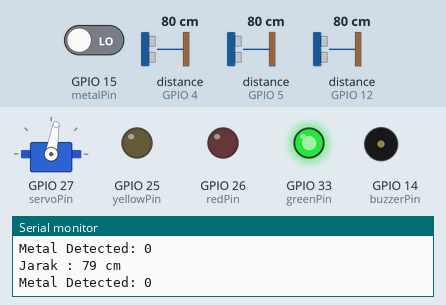
The sketch below on a simulated ESP32. Parts: servo, output pins drawn as LEDs (lit = HIGH), buzzer (waves = sounding, pin HIGH), the last lines printed to the serial monitor. Wiring (inferred from the names in the program): ultrasonic range finder: trigger GPIO 13; echo GPIO 12. The inputs (shaded band) are chosen by the test bench; at power-on: distance to the obstacle (sensors on GPIO 12, GPIO 4, GPIO 5) 80 cm, GPIO 15 (metalPin) LOW. The echo pulse lasts 58.3 µs per cm; WiFi joins after 1.5 s; servers stay silent unless stated; pins used as bus, display or sensor lines are not drawn.

Above: at 3.0 s.
3.1 s: distance to the obstacle (sensor on GPIO 12) set to 16 cm
4.6 s: distance to the obstacle (sensor on GPIO 12) set to 13 cm
At 5.5 s:
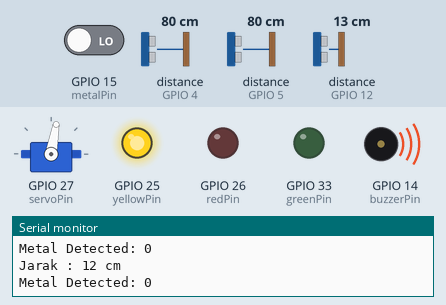
7.8 s: GPIO 15 (metalPin) driven HIGH
At 9.0 s:
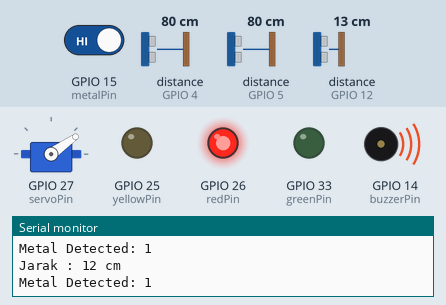
9.5 s: GPIO 15 (metalPin) driven LOW
At 10.9 s:
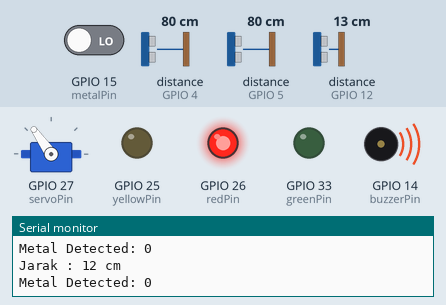
11.2 s: distance to the obstacle (sensor on GPIO 12) set to 18 cm
At 12.5 s:
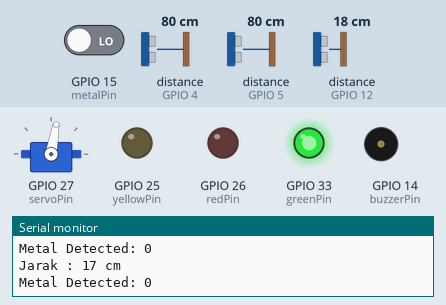
Timing chart, 0 to 14.0 s (numbered marks = the images above; inputs shaded):
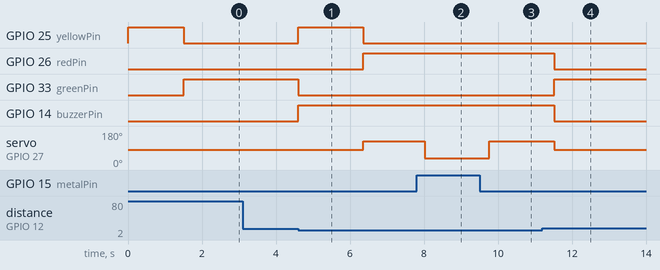

Measured:
- the behaviour switches between 15 and 14 cm on distance to the obstacle (sensor on GPIO 12) (found by bisection; images 0 and 1)
- after the input at 4.6 s, GPIO 25 (yellowPin): LOW → HIGH at once, → LOW 1.7 s later; GPIO 26 (redPin): LOW → HIGH after 1.8 s; GPIO 33 (greenPin): HIGH → LOW at once; GPIO 14 (buzzerPin): LOW → HIGH at once; servo on GPIO 27 (servoPin): 80° → 125° after 1.8 s
- after the input at 7.8 s, servo on GPIO 27 (servoPin): 125° → 35° after 0.22 s
- after the input at 9.5 s, servo on GPIO 27 (servoPin): 35° → 125° after 0.27 s
- after the input at 11.2 s, GPIO 26 (redPin), GPIO 14 (buzzerPin): HIGH → LOW after 0.32 s; GPIO 33 (greenPin): LOW → HIGH after 0.32 s; servo on GPIO 27 (servoPin): 125° → 80° after 0.32 s

The sketch:

smart-trash-metal.ino
```cpp
#include <WiFi.h>
#include <WiFiClientSecure.h>
#include <UniversalTelegramBot.h>
#include <ESP32Servo.h>

// ====== WIFI & TELEGRAM CONFIGURATION ======
const char* ssid = "Bengkel_Rumahan";
const char* password = "simulasitrash12_";
const char* botToken = "8135508779:AAHES8ZAkWbhMbSlkjamZkHoVnM9T7bXbk4";
// ====== KONFIGURASI ID GRUP TELEGRAM ======
const String chatIDGrup = "-4892930217";


WiFiClientSecure secured_client;
UniversalTelegramBot bot(botToken, secured_client);
bool wifiTersambung = false;

// ====== PIN CONFIGURATION ======
const int trigPin = 13;
const int echoPin = 12;
const int buzzerPin = 14;
const int servoPin = 27;
const int redPin = 26;
const int yellowPin = 25;
const int greenPin = 33;
const int metalPin = 15;

const int trigMetalPin = 17;    // Trigger Metal
const int echoMetalPin = 5;     // Echo Metal
const int trigNonMetalPin = 2;  // Trigger Non-Metal
const int echoNonMetalPin = 4;  // Echo Non-Metal

const int servoDefaultWrite = 80;
long duration;
int distance;
int metalDetected = 0;

Servo servo;

unsigned long detectedAt = 0;
bool isWaitingConfirmation = false;

int totalMetal = 0;
int totalNonMetal = 0;
const int JARAK_MIN = 19.5;
const int JARAK_MAX = 3.5;  // cm maksimum jarak tong (penuh)

unsigned long waktuCekPesan = 0;
const unsigned long intervalCekPesan = 7500;

bool sedangBuangSampah = false;
unsigned long waktuBuangMulai = 0;


// ====== SETUP ======
void setup() {
  Serial.begin(115200);

  pinMode(trigPin, OUTPUT);
  pinMode(echoPin, INPUT);
  pinMode(trigMetalPin, OUTPUT);
  pinMode(echoMetalPin, INPUT);
  pinMode(trigNonMetalPin, OUTPUT);
  pinMode(echoNonMetalPin, INPUT);

  pinMode(buzzerPin, OUTPUT);
  pinMode(redPin, OUTPUT);
  pinMode(yellowPin, OUTPUT);
  pinMode(greenPin, OUTPUT);
  pinMode(metalPin, INPUT);

  servo.attach(servoPin);
  servo.write(servoDefaultWrite);

  digitalWrite(buzzerPin, LOW);
  digitalWrite(redPin, LOW);
  digitalWrite(yellowPin, HIGH);  // Kuning dulu saat booting
  digitalWrite(greenPin, LOW);

  WiFi.begin(ssid, password);
  Serial.print("Menghubungkan ke WiFi");

  while (WiFi.status() != WL_CONNECTED) {
    delay(500);
    Serial.print(".");
  }

  if (WiFi.status() == WL_CONNECTED) {
    Serial.println("\nWiFi Tersambung!");
    secured_client.setInsecure();
    wifiTersambung = true;
    digitalWrite(yellowPin, LOW);
    digitalWrite(greenPin, HIGH);  // Hijau saat sudah konek
    bot.sendMessage("Ahnaf", "🤖 Sistem Aktif dan Terhubung!", "");
  }
}

// ====== FUNCTIONS ======
float bacaJarak(int trig, int echo) {
  digitalWrite(trig, LOW);
  delayMicroseconds(2);
  digitalWrite(trig, HIGH);
  delayMicroseconds(10);
  digitalWrite(trig, LOW);

  long durasi = pulseIn(echo, HIGH, 30000);
  return durasi * 0.034 / 2;
}

String buatBar(float jarak) {
  int persen = constrain(map(jarak, JARAK_MIN, JARAK_MAX, 0, 100), 0, 100);
  int blok = persen / 10;
  String warna = "🟩";

  if (persen > 70) warna = "🟥";
  else if (persen > 40) warna = "🟨";

  String bar = "";
  for (int i = 0; i < 10; i++) {
    bar += (i < blok) ? warna : "⬜";
  }
  return bar + " " + String(persen) + "%";
}

void cekPesanTelegram() {
  int jumlahPesan = bot.getUpdates(bot.last_message_received + 1);
  if (jumlahPesan > 0) {
    for (int i = 0; i < jumlahPesan; i++) {
      String pesanMasuk = bot.messages[i].text;
      String idChat = String(bot.messages[i].chat_id);
      pesanMasuk.toLowerCase();

      if (idChat != chatIDGrup) {
        bot.sendMessage(idChat, "❌ Command ini hanya bisa digunakan di grup yang terdaftar.", "");
        continue;
      }

      if (pesanMasuk == "/reset") {
        totalMetal = 0;
        totalNonMetal = 0;
        bot.sendMessage(idChat, "🔄 Data total sampah berhasil direset!", "");
      } else if (pesanMasuk == "/status") {
        float jarakMetal = bacaJarak(trigMetalPin, echoMetalPin);
        float jarakNonMetal = bacaJarak(trigNonMetalPin, echoNonMetalPin);

        String status = "📊 Status Tempat Sampah:\n\n";
        status += "🗑️ Metal: " + buatBar(jarakMetal) + "\n";
        status += "🧴 Non-Metal: " + buatBar(jarakNonMetal) + "\n\n";
        status += "♻️ Total Metal: " + String(totalMetal) + "\n";
        status += "🧴 Total Non-Metal: " + String(totalNonMetal);
        bot.sendMessage(idChat, status, "");
      }
    }
  }
}


// ====== LOOP ======
void loop() {
  if (!wifiTersambung) return;

  static unsigned long lastLoop = 0;
  if (millis() - lastLoop >= 350) {
    lastLoop = millis();
    digitalWrite(trigPin, LOW);
    delayMicroseconds(2);
    digitalWrite(trigPin, HIGH);
    delayMicroseconds(10);
    digitalWrite(trigPin, LOW);

    duration = pulseIn(echoPin, HIGH, 30000);
    distance = duration * 0.034 / 2;

    Serial.print("Jarak : ");
    Serial.print(distance);
    Serial.println(" cm");

    metalDetected = digitalRead(metalPin);
    Serial.print("Metal Detected: ");
    Serial.println(metalDetected);

    if (distance < 14) {
      if (!sedangBuangSampah && !isWaitingConfirmation) {
        detectedAt = millis();
        isWaitingConfirmation = true;
        digitalWrite(redPin, LOW);
        digitalWrite(yellowPin, HIGH);
        digitalWrite(greenPin, LOW);
        digitalWrite(buzzerPin, HIGH);
      } else {
        if (isWaitingConfirmation && millis() - detectedAt >= 1500 && !sedangBuangSampah) {
          digitalWrite(redPin, HIGH);
          digitalWrite(yellowPin, LOW);
          digitalWrite(greenPin, LOW);

          if (metalDetected == HIGH) {
            servo.write(35);
            totalMetal++;
          } else {
            servo.write(125);
            totalNonMetal++;
          }

          // ---------------------------
          String notif = "📦 Sampah baru terdeteksi!\n\n";
          notif += (metalDetected == HIGH) ? "🗑️ Jenis: Metal\n" : "🧴 Jenis: Non-Metal\n";
          notif += "📊 Total Metal: " + String(totalMetal) + "\n";
          notif += "📊 Total Non-Metal: " + String(totalNonMetal) + "\n\n";

          // Tambahkan statistik volume
          float jarakMetal = bacaJarak(trigMetalPin, echoMetalPin);
          float jarakNonMetal = bacaJarak(trigNonMetalPin, echoNonMetalPin);
          notif += "📦 Volume Saat Ini:\n";
          notif += "🗑️ Metal: " + buatBar(jarakMetal) + "\n";
          notif += "🧴 Non-Metal: " + buatBar(jarakNonMetal);

          bot.sendMessage(chatIDGrup, notif, "");

          // ---------------------------

          if (sedangBuangSampah && millis() - waktuBuangMulai >= 3250) {
            servo.write(servoDefaultWrite);
            digitalWrite(buzzerPin, LOW);
            sedangBuangSampah = false;
            isWaitingConfirmation = false;
          }
        }
      }
    } else {
      isWaitingConfirmation = false;
      servo.write(servoDefaultWrite);
      digitalWrite(buzzerPin, LOW);
      digitalWrite(redPin, LOW);
      digitalWrite(yellowPin, LOW);
      digitalWrite(greenPin, HIGH);
    }

    if (wifiTersambung && millis() - waktuCekPesan > intervalCekPesan) {
      cekPesanTelegram();
      waktuCekPesan = millis();
    }
  }
}
```
